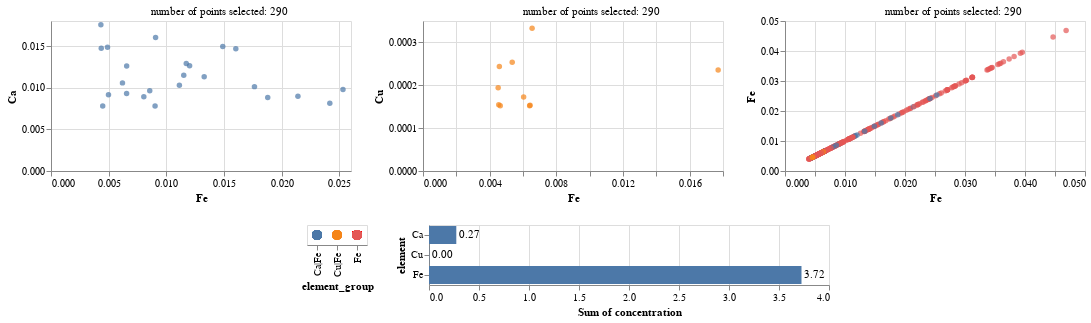

The notebook cell saved with this chart:
### Code cell
ScanExample.s.interactive_plot(element='Fe')

### Figure 1 — Vega-Lite specification as saved in the notebook (floating-point values rounded to 4 significant figures; data arrays with more than 128 entries replaced by an {"elided": "..."} marker saying what was removed)
{"config": {"view": {"continuousWidth": 400, "continuousHeight": 300}}, "vconcat": [{"vconcat": [{"hconcat": [{"layer": [{"mark": "circle", "encoding": {"color": {"condition": {"type": "nominal", "field": "element_group", "legend": null, "selection": "selector002"}, "value": "lightgray"}, "tooltip": [{"type": "quantitative", "field": "Ca"}, {"type": "quantitative", "field": "Cu"}, {"type": "quantitative", "field": "Fe"}], "x": {"type": "quantitative", "field": "Fe"}, "y": {"type": "quantitative", "field": "Ca"}}, "height": 150, "selection": {"selector002": {"type": "multi", "fields": ["element_group"]}}, "width": 300}, {"mark": {"type": "text", "align": "left", "baseline": "top", "dy": -20}, "encoding": {"text": {"type": "nominal", "field": "text"}, "x": {"value": 100}, "y": {"value": 5}}, "transform": [{"filter": {"selection": "selector002"}}, {"aggregate": [{"op": "count", "as": "count"}]}, {"calculate": "('number of points selected: ' + datum.count)", "as": "text"}]}]}, {"layer": [{"mark": "circle", "encoding": {"color": {"condition": {"type": "nominal", "field": "element_group", "legend": null, "selection": "selector002"}, "value": "lightgray"}, "tooltip": [{"type": "quantitative", "field": "Ca"}, {"type": "quantitative", "field": "Cu"}, {"type": "quantitative", "field": "Fe"}], "x": {"type": "quantitative", "field": "Fe"}, "y": {"type": "quantitative", "field": "Cu"}}, "height": 150, "selection": {"selector002": {"type": "multi", "fields": ["element_group"]}}, "width": 300}, {"mark": {"type": "text", "align": "left", "baseline": "top", "dy": -20}, "encoding": {"text": {"type": "nominal", "field": "text"}, "x": {"value": 100}, "y": {"value": 5}}, "transform": [{"filter": {"selection": "selector002"}}, {"aggregate": [{"op": "count", "as": "count"}]}, {"calculate": "('number of points selected: ' + datum.count)", "as": "text"}]}]}, {"layer": [{"mark": "circle", "encoding": {"color": {"condition": {"type": "nominal", "field": "element_group", "legend": null, "selection": "selector002"}, "value": "lightgray"}, "tooltip": [{"type": "quantitative", "field": "Ca"}, {"type": "quantitative", "field": "Cu"}, {"type": "quantitative", "field": "Fe"}], "x": {"type": "quantitative", "field": "Fe"}, "y": {"type": "quantitative", "field": "Fe"}}, "height": 150, "selection": {"selector002": {"type": "multi", "fields": ["element_group"]}}, "width": 300}, {"mark": {"type": "text", "align": "left", "baseline": "top", "dy": -20}, "encoding": {"text": {"type": "nominal", "field": "text"}, "x": {"value": 100}, "y": {"value": 5}}, "transform": [{"filter": {"selection": "selector002"}}, {"aggregate": [{"op": "count", "as": "count"}]}, {"calculate": "('number of points selected: ' + datum.count)", "as": "text"}]}]}]}], "data": {"name": "data-708f091aa09cb147820510444617dbc8"}}, {"hconcat": [{"data": {"name": "data-708f091aa09cb147820510444617dbc8"}, "mark": {"type": "circle", "size": 100}, "encoding": {"color": {"condition": {"type": "nominal", "field": "element_group", "selection": "selector002"}, "value": "lightgray"}, "x": {"type": "nominal", "field": "element_group"}}, "selection": {"selector002": {"type": "multi", "fields": ["element_group"]}}}, {"layer": [{"mark": "bar", "encoding": {"text": {"type": "quantitative", "aggregate": "sum", "field": "concentration", "format": "0.2f"}, "x": {"type": "quantitative", "aggregate": "sum", "field": "concentration"}, "y": {"type": "nominal", "field": "element"}}, "transform": [{"filter": {"selection": "selector002"}}]}, {"mark": {"type": "text", "align": "left", "baseline": "middle", "dx": 3}, "encoding": {"text": {"type": "quantitative", "aggregate": "sum", "field": "concentration", "format": "0.2f"}, "x": {"type": "quantitative", "aggregate": "sum", "field": "concentration"}, "y": {"type": "nominal", "field": "element"}}, "transform": [{"filter": {"selection": "selector002"}}]}], "data": {"name": "data-e8d2a76d85e81c120d4f3f54f6dc7dfb"}}]}], "center": true, "$schema": "https://vega.github.io/schema/vega-lite/v4.8.1.json", "datasets": {"data-708f091aa09cb147820510444617dbc8": {"elided": "290 records"}, "data-e8d2a76d85e81c120d4f3f54f6dc7dfb": {"elided": "870 records"}}}
